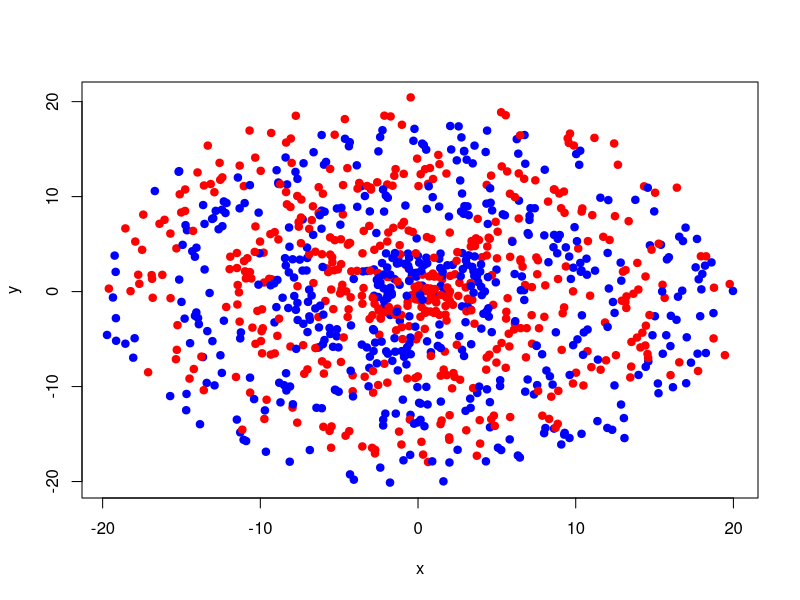
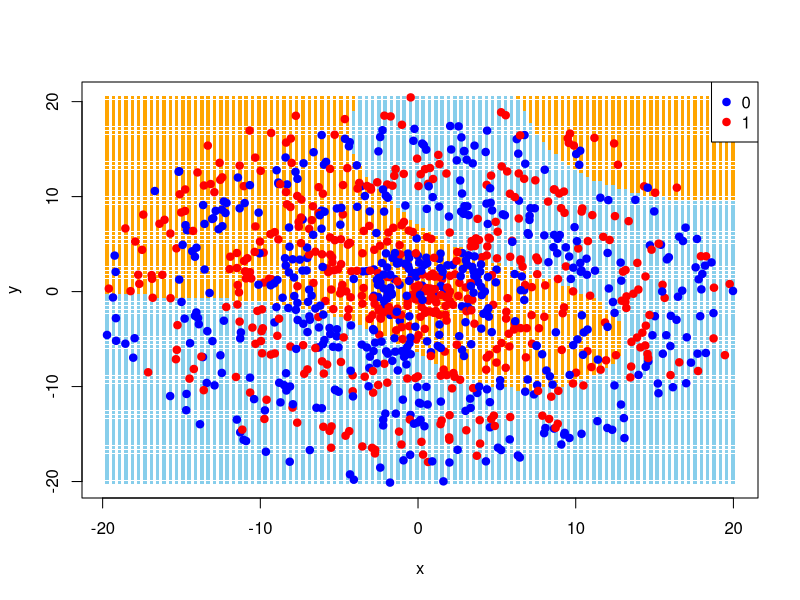
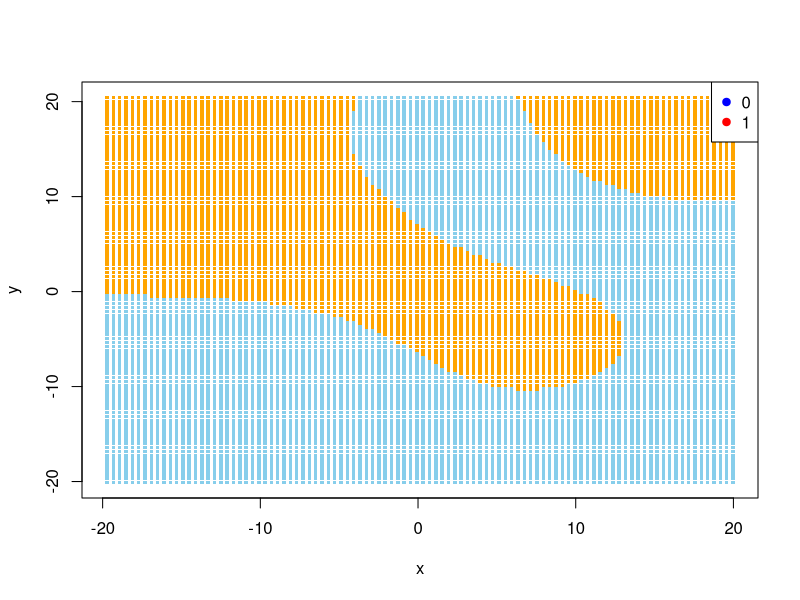
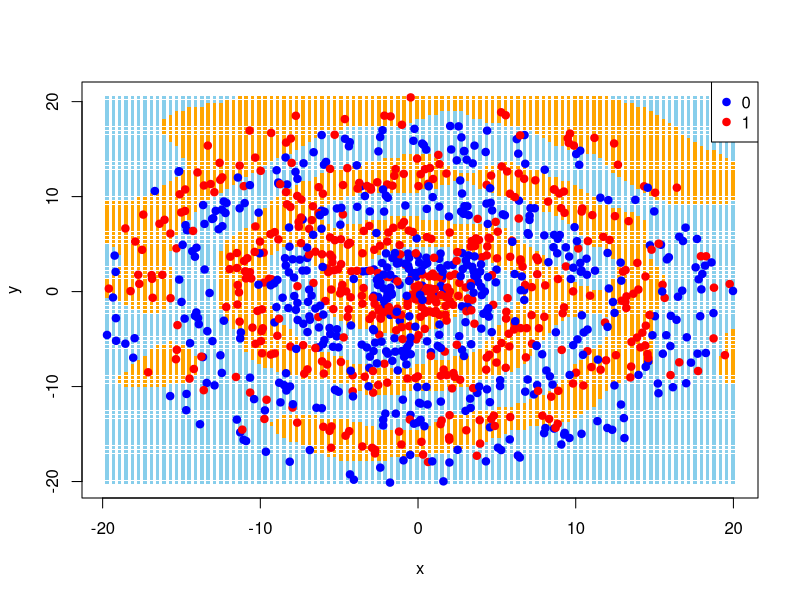
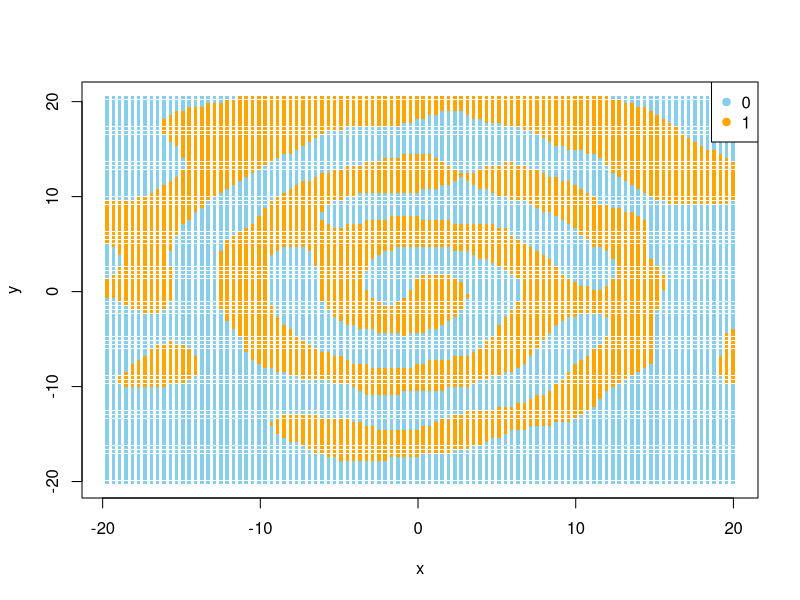
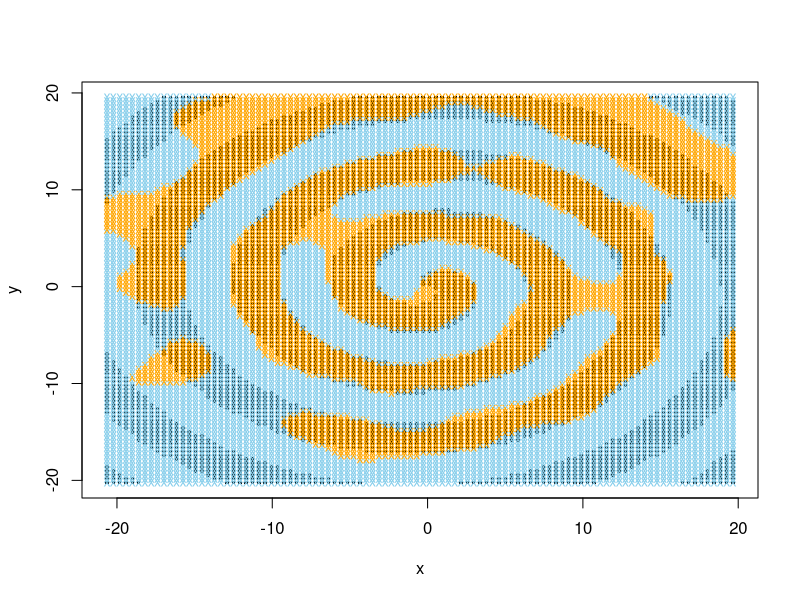
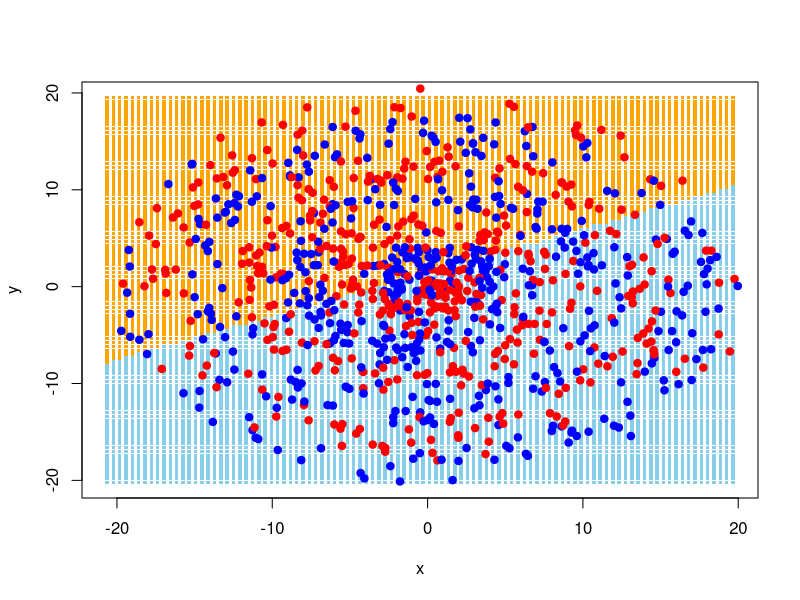
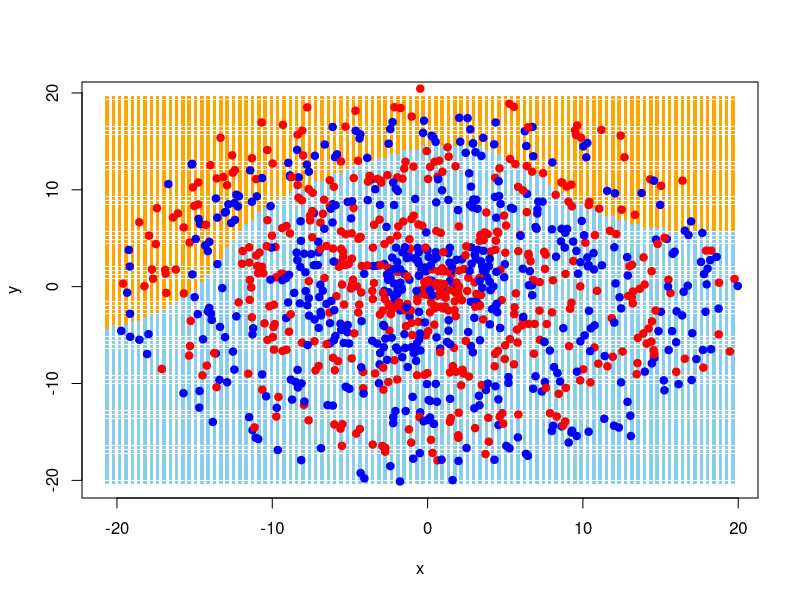

Here is the R script that generated these plots, in order:
## ---- chunk 1
n <- 1000
r <- 6 * pi + 1
r_offset <- 2
colors <- c("blue", "red")

generate_spiral <- function(n, r, r_offset, colors, seed) {
  set.seed(seed)

  # Generate random values for r and theta
  r <- runif(n, 1, 6 * pi + 1)
  theta <- runif(n, 0, 2 * pi)

  # Classify observations based on r and theta
  class <- ifelse((r + theta) %% (2 * pi) < pi, 1, 0)

  # Create a data frame with the data
  data <- data.frame(r, theta, class)

  # Create colors based on class
  data$color <- ifelse(data$class == 1, colors[2], colors[1])

  # Convert polar coordinates to Cartesian coordinates
  data$x <- data$r * cos(data$theta)
  data$y <- data$r * sin(data$theta)

  # Offset the data
  for (j in 1:n) {
    r_offset_val <- runif(1, 0, r_offset)
    theta_offset_val <- runif(1, 0, 2 * pi)

    # Convert to Cartesian coordinates
    data$x[j] <- data$x[j] + r_offset_val * cos(theta_offset_val)
    data$y[j] <- data$y[j] + r_offset_val * sin(theta_offset_val)

    # Convert back to polar coordinates
    data$r[j] <- sqrt(data$x[j]^2 + data$y[j]^2)
    data$theta[j] <- atan2(data$y[j], data$x[j])
  }

  return(data)
}

data <- generate_spiral(n, r, r_offset, colors, seed = 2024)
## ---- chunk 2
# Plot the data in the x and y coordinates
plot(data$x, data$y, col = data$color, pch = 19, xlab = "x", ylab = "y")
## ---- chunk 3
# Load the required svm library
library(e1071)
library(caret)

# Convert class to a factor
data$class <- as.factor(data$class)

# Create a data frame with only the class and the x and y coordinates
data2 <- data.frame(class = data$class, x = data$x, y = data$y)
data2$class <- as.factor(data2$class)

# Use a radial basis function kernel to classify the data with the SVM function
(svmfit <- svm(class ~ ., data = data2, kernel = "radial"))
## ---- chunk 4
# Create a confusion matrix to evaluate the SVM model
confusionMatrix(predict(svmfit, data2), data2$class)
## ---- chunk 5
# Define colors for data points and decision boundary
point_colors <- c("blue", "red")
boundary_colors <- c("skyblue", "orange")

# Plot the decision boundary
x1_grid <- seq(min(data2$x), max(data2$x), length.out = 100)
x2_grid <- seq(min(data2$y), max(data2$y), length.out = 100)
grid <- expand.grid(x = x1_grid, y = x2_grid)

predicted_labels <- predict(svmfit, newdata = grid)

# Plot the decision boundary with the data points
# Plot the decision boundary
plot(grid$x, grid$y, col = boundary_colors[predicted_labels],
     pch = ".", cex = 3.5, xlab = "x", ylab = "y")

# Plot the data points
points(data2$x, data2$y, col = point_colors[data2$class], pch = 19)
legend("topright", legend = levels(data2$class), col = point_colors, pch = 19)

# Plot the decision boundary with the data points
plot(grid$x, grid$y, col = boundary_colors[predicted_labels], pch = ".",
     cex = 3.5, xlab = "x", ylab = "y")
legend("topright", legend = levels(data2$class), col = point_colors, pch = 19)
## ---- chunk 6
# First write a simple cross validation function
cross_validate <- function(folds, costs, gammas, data, seed) {
  # Create a data frame to store the results
  results <- data.frame(cost = numeric(0), gamma = numeric(0),
                        accuracy = numeric(0))

  # Loop through each cost and gamma value
  for (cost in costs) {
    for (gamma in gammas) {
      # Set seed so the folds should be the same each time
      set.seed(seed)

      # Use cross-validation to find the best cost and gamma values
      svm_cross <- svm(class ~ ., data = data, kernel = "radial",
                       cross = folds, cost = cost, gamma = gamma)

      # Store the results
      results <- rbind(results, data.frame(cost = cost, gamma = gamma,
                                           accuracy = svm_cross$tot.accuracy))
    }
  }

  return(results)
}
## ---- chunk 7
# Create a simpler confusion matrix function
simpler_cm <- function(cm.out) {
    print(cm.out[[2]])
    print(cm.out[[3]][1:2])
}
## ---- chunk 8
# Run our function
validation_data_frame <- cross_validate(5, c(0.1, 1, 10, 100, 1000),
                                        c(0.01, 0.1, 1, 10, 100),
                                        data2, seed = 2024)

# Print the top 5 best cost and gamma values
print(validation_data_frame[order(-validation_data_frame$accuracy), ][1:5, ])
## ---- chunk 9
# Use the best cost and gamma values to classify the data
svmfit_best <- svm(class ~ ., data = data2, kernel = "radial", cost = 1,
                   gamma = 10)

# Create a confusion matrix to evaluate the SVM model
confusionMatrix(predict(svmfit_best, data2), data2$class) |> simpler_cm()
## ---- chunk 10
predicted_labels_best <- predict(svmfit_best, newdata = grid)

plot(grid$x, grid$y, col = boundary_colors[predicted_labels_best], pch = ".",
     cex = 3.5, xlab = "x", ylab = "y")

# Plot the data points
points(data2$x, data2$y, col = point_colors[data2$class], pch = 19)
legend("topright", legend = levels(data2$class), col = point_colors, pch = 19)

# Plot the decision boundary
plot(grid$x, grid$y, col = boundary_colors[predicted_labels_best], pch = ".",
     cex = 3.5, xlab = "x", ylab = "y")
legend("topright", legend = levels(data2$class), col = boundary_colors,
       pch = 19)
## ---- chunk 11
# Create new test data
n <- 1000
r <- 6 * pi + 1
r_offset <- 2
colors <- c("blue", "red")
test_data <- generate_spiral(n, r, r_offset, colors, seed = 2025)

# Convert class to a factor
test_data$class <- as.factor(test_data$class)

# Create a data frame with only the class and the x and y coordinates
test_data2 <- data.frame(class = test_data$class, x = test_data$x,
                         y = test_data$y)
test_data2$class <- as.factor(test_data2$class)

# Create a confusion matrix to evaluate the SVM model
confusionMatrix(predict(svmfit_best, test_data2), test_data2$class) |>
  simpler_cm()
## ---- chunk 12
post_offset_class <- numeric(n)
new_r <- numeric(n)
new_theta <- numeric(n)

# This code is how I originally classified the data before offsetting it
for (j in 1:n) {
  new_r[j] <- sqrt(test_data2$x[j]^2 + test_data2$y[j]^2)
  new_theta[j] <- atan2(test_data2$y[j], test_data2$x[j])

  ifelse(new_theta[j] < 0, new_theta[j] <- new_theta[j] + 2 * pi,
         new_theta[j] <- new_theta[j])

  # Classify observations based on r and theta
  post_offset_class[j] <- ifelse((new_r[j] + new_theta[j]) %% (2 * pi) < pi,
                                 1, 0)
}
## ---- chunk 13
# Add the results to the data frame
test_data2$post_offset_class <- post_offset_class
test_data2$new_r <- new_r
test_data2$new_theta <- new_theta

# Make the post offset class a factor
test_data2$post_offset_class <- as.factor(test_data2$post_offset_class)

# Now compare the true class to the predicted class given by the true decision boundary
confusionMatrix(test_data2$post_offset_class, test_data2$class) |> simpler_cm()
## ---- chunk 14
# Create a grid of points for prediction
x1_grid <- seq(min(test_data2$x), max(test_data2$x), length.out = 100)
x2_grid <- seq(min(test_data2$y), max(test_data2$y), length.out = 100)

grid <- expand.grid(x = x1_grid, y = x2_grid)

# Make the grid a data frame of x and y coordinates
grid_data <- data.frame(x = grid$x, y = grid$y)

# Classify the grid data
for (j in 1:nrow(grid_data)) {
  new_r <- sqrt(grid_data$x[j]^2 + grid_data$y[j]^2)
  new_theta <- atan2(grid_data$y[j], grid_data$x[j])

  ifelse(new_theta < 0, new_theta <- new_theta + 2 * pi, new_theta <- new_theta)

  # Classify observations based on r and theta
  grid_data$class[j] <- ifelse((new_r + new_theta) %% (2 * pi) < pi, 1, 0)
}

# Plot the true decision boundary
plot(grid_data$x, grid_data$y, col = grid_data$class, pch = ".", cex = 3.5,
     xlab = "x", ylab = "y")

# Plot the decision boundary found by the model
predicted_labels_best <- predict(svmfit_best, newdata = grid)

points(grid$x, grid$y, col = boundary_colors[predicted_labels_best], pch = "x",
       cex = .85)
## ---- chunk 15
# Use a linear kernel to classify the data with the SVM function
svmfit_linear <- svm(class ~ ., data = data2, kernel = "linear", cost = 1000)

# Create a confusion matrix to evaluate the SVM model
noquote("Linear SVM:")
confusionMatrix(predict(svmfit_linear, data2), data2$class) |> simpler_cm()

# Make the best poly model based on the cross validation
svm_poly <- svm(class ~ ., data = data2, kernel = "polynomial", degree = 5,
                cost = 10, gamma = 0.1)

# Check the svm_poly model on a confusion matrix
noquote("Polynomial SVM:")
confusionMatrix(predict(svm_poly, data2), data2$class) |> simpler_cm()
## ---- chunk 16
predicted_labels_linear <- predict(svmfit_linear, newdata = grid)

plot(grid$x, grid$y, col = boundary_colors[predicted_labels_linear], pch = ".",
     cex = 3.5, xlab = "x", ylab = "y")

# Plot the data points
points(data2$x, data2$y, col = point_colors[data2$class], pch = 19)

predicted_labels_poly <- predict(svm_poly, newdata = grid)

plot(grid$x, grid$y, col = boundary_colors[predicted_labels_poly], pch = ".",
     cex = 3.5, xlab = "x", ylab = "y")

points(data2$x, data2$y, col = point_colors[data2$class], pch = 19)
## ---- chunk 17
# Use a logistic regression model to classify the data (add many interaction terms)
logit_model <- glm(class ~ ., data = data2, family = "binomial")

#summary(logit_model)

# Predict using the model
predicted_probabilities <- predict(logit_model, type = "response")

# Change all the Falses to 0 and Trues to 1
predicted_probabilities2 <- ifelse(predicted_probabilities > 0.5, 1, 0)

# Create a confusion matrix to evaluate the model
confusionMatrix(as.factor(predicted_probabilities2), as.factor(data2$class)) |>
  simpler_cm()
## ---- chunk 18
# peek at probabilities
print(predicted_probabilities |> head())
## ---- chunk 19
# Create grid data for the decision boundary
x1_grid <- seq(min(data2$x), max(data2$x), length.out = 100)
x2_grid <- seq(min(data2$y), max(data2$y), length.out = 100)
grid <- expand.grid(x = x1_grid, y = x2_grid)

# Predict using the model
grid$predicted_probabilities <- predict(logit_model, newdata = grid, type = "response")

grid$predictions <- ifelse(grid$predicted_probabilities > 0.5, 1, 0)

# Plot the decision boundary
plot(grid$x, grid$y, col = boundary_colors[as.factor(grid$predictions)], pch = ".",
     cex = 3.5, xlab = "x", ylab = "y")
points(data2$x, data2$y, col = point_colors[data2$class], pch = 19)
## ---- chunk 20
# Load the required class library
library(class)

# Write a cross validation function for KNN that takes k into account
cross_knn <- function(folds, ks, dataset, seed) {
  set.seed(seed)
  knn_model_cv <- train(class ~ .,
    data = dataset, method = "knn",
    trControl = trainControl(method = "cv", number = folds),
    tuneGrid = data.frame(k = ks)
  )
  return(knn_model_cv)
}

# Run our function
ks <- seq(1, 300, 2)

# Run the cross validation function
validation_data_frame_knn <- cross_knn(5, ks, data2, seed = 2024)

# Print the top 5 best k values
print(validation_data_frame_knn$results[
  order(-validation_data_frame_knn$results$Accuracy), ][1:5, ])
## ---- chunk 21
# Use the best k value found from cross validation
k <- 3

# Use a KNN model to classify the data
knn_model <- knn3(class ~ ., data = data2, k = k)
## ---- chunk 22
# Create a confusion matrix to evaluate the KNN model
predicted_labels_knn <- predict(knn_model, newdata = data2, type = "class")
noquote("Training KNN Confusion Matrix:")
confusionMatrix(predicted_labels_knn, data2$class) |> simpler_cm()

# Create a confusion matrix to evaluate the KNN model
knn_model_test <- predict(knn_model, newdata = test_data2, type = "class")
noquote("Testing KNN Confusion Matrix:")
confusionMatrix(knn_model_test, test_data2$class) |> simpler_cm()
## ---- chunk 23
# Plot the decision boundary
predicted_labels_knn <- predict(knn_model, newdata = grid, type = "class")

plot(grid$x, grid$y, col = boundary_colors[predicted_labels_knn], pch = ".",
     cex = 3.5, xlab = "x", ylab = "y")
points(data2$x, data2$y, col = point_colors[data2$class], pch = 19)
## ---- chunk 24
# Load the required libraries
library(MASS)
library(caret)
library(e1071)
library(dslabs)
library(tidyverse)

# Load the MNIST data set
data("mnist_27")

# Plot with base R
plot(mnist_27$train$x_1, mnist_27$train$x_2,
     col = point_colors[mnist_27$train$y],
     pch = 19, xlab = "Proportion of dark pixels in the upper-left quadrant",
     ylab = "Proportion of dark pixels in the lower-right quadrant")

# Add a legend
legend("topright", legend = levels(as.factor(mnist_27$train$y)),
       col = point_colors, pch = 19)
## ---- chunk 25
# Fit a linear kernel to the data
svmfit_linear_mnist <- svm(y ~ ., data = mnist_27$train, kernel = "linear",
                           cost = 1000)

# Create a confusion matrix to evaluate the SVM model
confusionMatrix(predict(svmfit_linear_mnist, mnist_27$train), 
                mnist_27$train$y) |> simpler_cm()

# Create a grid of points for prediction
x1_grid <- seq(min(mnist_27$train$x_1), max(mnist_27$train$x_1),
               length.out = 100)
x2_grid <- seq(min(mnist_27$train$x_2), max(mnist_27$train$x_2),
               length.out = 100)
grid <- expand.grid(x_1 = x1_grid, x_2 = x2_grid)

predicted_labels_linear_mnist <- predict(svmfit_linear_mnist, newdata = grid)

# Plot the decision boundary
plot(grid$x_1, grid$x_2, col = boundary_colors[predicted_labels_linear_mnist],
     pch = ".", cex = 3.5,
     xlab = "Proportion of dark pixels in the upper-left quadrant",
     ylab = "Proportion of dark pixels in the lower-right quadrant")
points(mnist_27$train$x_1, mnist_27$train$x_2,
       col = point_colors[mnist_27$train$y], pch = 19)
## ---- chunk 26
# Use a radial basis function kernel to classify the data with the SVM function
svmfit_rbf_mnist <- svm(y ~ ., data = mnist_27$train, kernel = "radial",
                        cost = 1, gamma = 1)

# Create a confusion matrix to evaluate the SVM model
confusionMatrix(predict(svmfit_rbf_mnist, mnist_27$train), mnist_27$train$y) |>
  simpler_cm()

predicted_labels_rbf_mnist <- predict(svmfit_rbf_mnist, newdata = grid)

# Plot the decision boundary
plot(grid$x_1, grid$x_2, col = boundary_colors[predicted_labels_rbf_mnist],
     pch = ".", cex = 3.5,
     xlab = "Proportion of dark pixels in the upper-left quadrant",
     ylab = "Proportion of dark pixels in the lower-right quadrant")
points(mnist_27$train$x_1, mnist_27$train$x_2,
       col = point_colors[mnist_27$train$y], pch = 19)
## ---- chunk 27
# Convert to a matrix with the proper column names
training_matrix <- as.data.frame(mnist_27$train)
colnames(training_matrix) <- c("class", "x_1", "x_2")
training_matrix$class <- as.factor(training_matrix$class)

# Run our cross validation function
validation_data_frame_mnist <- cross_validate(10, c(0.1, 1, 10, 100, 1000),
                                              c(0.01, 0.1, 1, 10, 100),
                                              training_matrix, seed = 2024)

# Print the top 5 best cost and gamma values
print(validation_data_frame_mnist[order(-validation_data_frame_mnist$accuracy),
                                  ][1:5, ])
## ---- chunk 28
# Use the best cost and gamma values to classify the data
svmfit_best_mnist <- svm(y ~ ., data = mnist_27$train, kernel = "radial",
                         cost = 0.1, gamma = 1)

# Create a confusion matrix to evaluate the SVM model
confusionMatrix(predict(svmfit_best_mnist, mnist_27$train), mnist_27$train$y) |>
  simpler_cm()

predicted_labels_best_mnist <- predict(svmfit_best_mnist, newdata = grid)

# Plot the decision boundary
plot(grid$x_1, grid$x_2, col = boundary_colors[predicted_labels_best_mnist],
     pch = ".", cex = 3.5,
     xlab = "Proportion of dark pixels in the upper-left quadrant",
     ylab = "Proportion of dark pixels in the lower-right quadrant")
points(mnist_27$train$x_1, mnist_27$train$x_2,
       col = point_colors[mnist_27$train$y], pch = 19)
## ---- chunk 29
# Create a list of k values to try
ks <- seq(1, 300, by = 2)

# Create a matrix with the proper column names
training_matrix <- as.data.frame(mnist_27$train)
colnames(training_matrix) <- c("class", "x", "y")

# Run the cross validation function
validation_data_frame_knn_mnist <- cross_knn(10, ks, training_matrix,
                                             seed = 2024)

# Print the top 5 best k values
print(validation_data_frame_knn_mnist$
        results[order
                (-validation_data_frame_knn_mnist$results$Accuracy), ][1:5, ])
## ---- chunk 30
# Use the best k value found from cross validation
k <- 83

# Use a KNN model to classify the data
knn_model_mnist <- knn3(class ~ ., data = training_matrix, k = k)

# Create a confusion matrix to evaluate the KNN model
predicted_labels_knn_mnist <- predict(knn_model_mnist,
                                      newdata = training_matrix,
                                      type = "class")
confusionMatrix(predicted_labels_knn_mnist, training_matrix$class) |>
  simpler_cm()

# Make new grid
x1_grid <- seq(min(training_matrix$x), max(training_matrix$x), length.out = 100)
x2_grid <- seq(min(training_matrix$y), max(training_matrix$y), length.out = 100)
grid <- expand.grid(x = x1_grid, y = x2_grid)

# Plot the decision boundary
predicted_labels_knn_mnist <- predict(knn_model_mnist, newdata = grid,
                                      type = "class")

plot(grid$x, grid$y, col = boundary_colors[predicted_labels_knn_mnist],
     pch = ".", cex = 3.5,
     xlab = "Proportion of dark pixels in the upper-left quadrant",
     ylab = "Proportion of dark pixels in the lower-right quadrant")
points(mnist_27$train$x_1, mnist_27$train$x_2,
       col = point_colors[mnist_27$train$y], pch = 19)
## ---- chunk 31
# Create a confusion matrix to evaluate the SVM model
noquote("Testing Dataset RBF Confusion Matrix:")
confusionMatrix(predict(svmfit_best_mnist, mnist_27$test), mnist_27$test$y) |>
  simpler_cm()

# Put the test data into the proper format
mnist_27_test <- as.data.frame(mnist_27$test)
colnames(mnist_27_test) <- c("class", "x", "y")

predicted_labels_knn_mnist_test <- predict(knn_model_mnist,
                                           newdata = mnist_27_test,
                                           type = "class")

# Create a confusion matrix to evaluate the KNN model
noquote("Testing Dataset KNN Confusion Matrix:")
confusionMatrix(predicted_labels_knn_mnist_test, mnist_27$test$y) |>
  simpler_cm()
